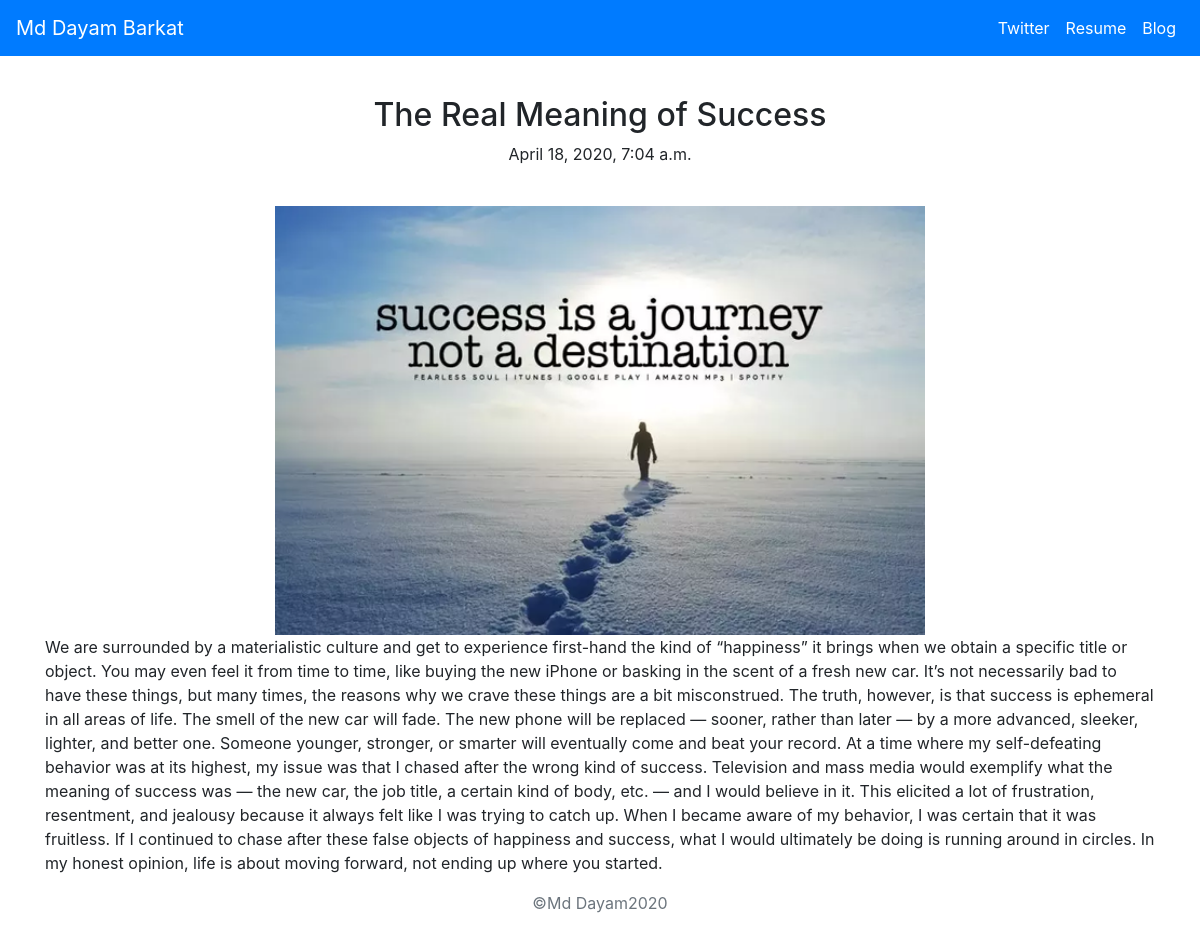
Page /blog/3/ on the committed database.
### blog/models.py (models this page shows, shortened)
class Blog(models.Model):
    title=models.CharField(max_length=200)
    pub_date=models.DateTimeField()
    body=models.TextField()
    image=models.ImageField(upload_to='images/')

### blog/views.py (the view)
# urls.py: path('<int:blog_id>/',views.detail,name='detail'),
def detail(request,blog_id):
    detailblog=get_object_or_404(Blog,pk=blog_id)
    return  render(request,'blog/detail.html',{'blog':detailblog})

### blog/templates/blog/detail.html (shortened to what this page needs)
<!doctype html>
<html lang="en">
{% load staticfiles %}
  <head>
    <link rel="stylesheet" href="https://stackpath.bootstrapcdn.com/bootstrap/4.4.1/css/bootstrap.min.css">
  </head>
  <body>
    <nav class="navbar navbar-expand-lg navbar-dark bg-primary">
  <a class="navbar-brand" href=" {% url 'home'%}">Md Dayam Barkat</a>
  <div class="collapse navbar-collapse" id="navbarSupportedContent">
    <ul class="navbar-nav ml-auto">
      <li class="nav-item active">
        <a class="nav-link" href="http://twitter.com/dayam_md">Twitter <span class="sr-only">(current)</span></a>
      </li>
      <li class="nav-item active">
        <a class="nav-link" href="{% static 'my_resume (1).pdf' %}"  >Resume</a>
      </li>
      <li class="nav-item active">
        <a class="nav-link  active" href="{% url 'allblogs'%}">Blog</a>
      </li>
    </ul>
  </div>
</nav>
    <br/>
    <div class="container">
   <center><h2 class="text-center pt-3"> {{blog.title}}</h2></center>
        <p class="text-center">{{blog.pub_date}}</p>
        <br/>
       <center><img class="img-fluid" src="{{blog.image.url}}" height="700" width="650"/></center>
        <p>{{blog.body}}</p>
        </div>
      <footer class="text-muted">
        <div class="container">
          <center>
            <p>©Md Dayam{% now "Y"%}</p>
          </center>
        </div>
      </footer>
  </body>
</html>

### rows in the picture
Blog: title "The Real Meaning of Success", pub_date "April 18, 2020, 7:04 a.m.", image (picture), body "We are surrounded by a materialistic culture and get to experience first-hand the kind of “happiness” it brings when we obtain a specific title or object. You may even feel it from time to time, like buying the new iPhone or basking in the scent of a fresh new car. It’s not necessarily bad to have these things, but many times, the reasons why we crave these things are a bit misconstrued. The truth, however, is that success is ephemeral in all areas of life. The smell of the new car will fade. The new phone will be replaced — sooner, rather than later — by a more advanced, sleeker, lighter, and better one. Someone younger, stronger, or smarter will eventually come and beat your record. At a…"
